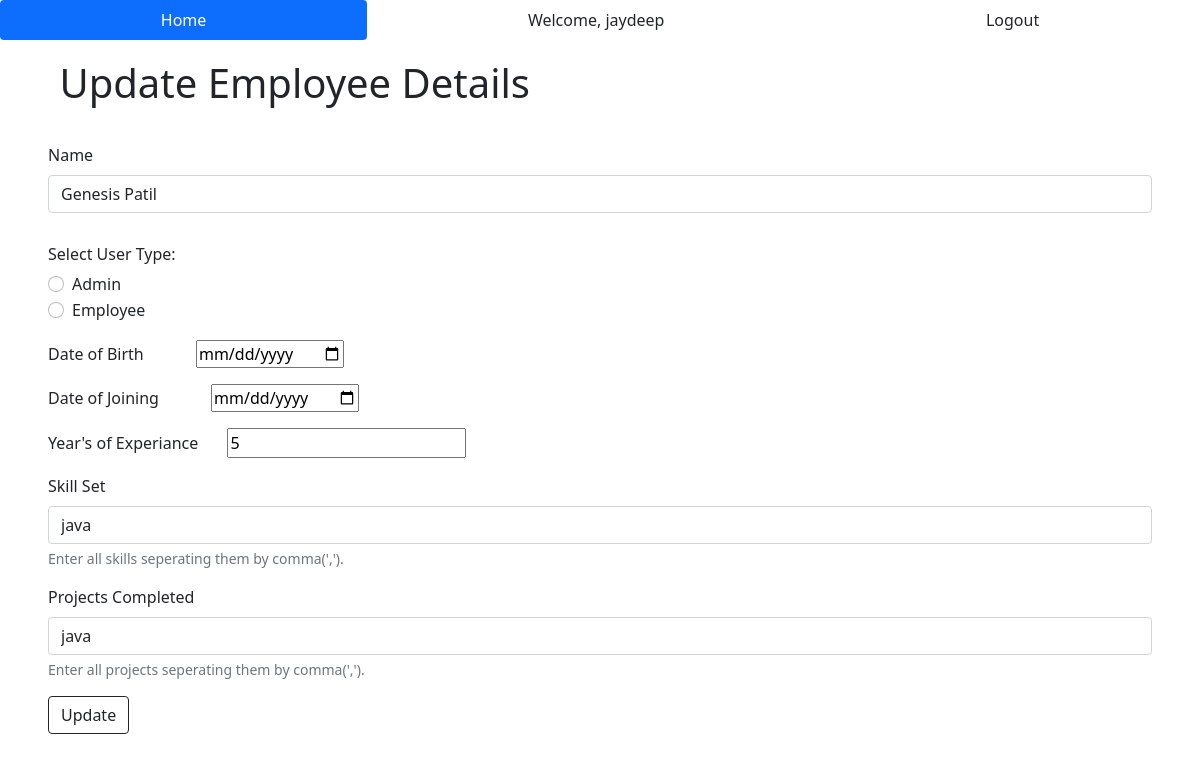
Page /update/200 (signed in) on the earlier database version.
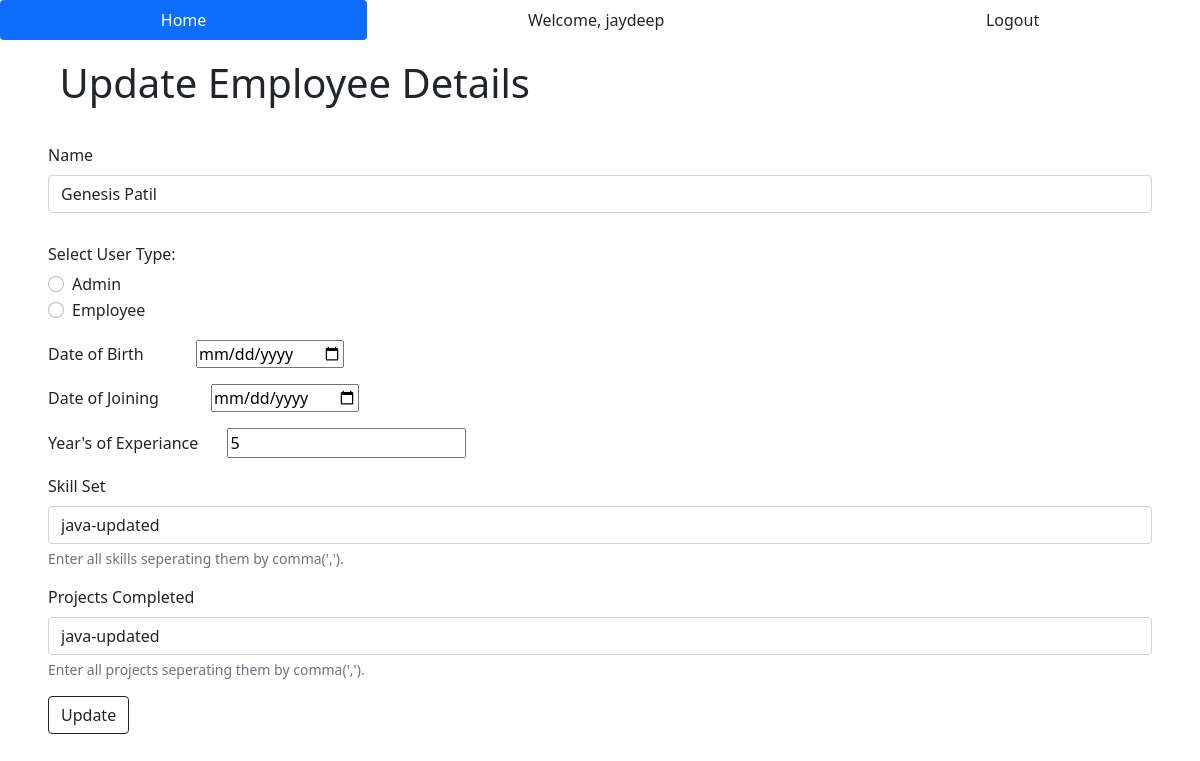
Same page on the later database version.
### EDMA/models.py (models this page shows, shortened)
class Employee(db.Model):
    emp_id = db.Column(db.Integer, primary_key=True)
    name = db.Column(db.String(25), nullable=False)
    user_type = db.Column(db.String(15), nullable=False, default='Employee')
    dob = db.Column(db.DateTime, nullable=False)
    doj = db.Column(db.DateTime, nullable=False)
    years = db.Column(db.Integer, nullable=False)
    skill_set = db.Column(db.String(125), nullable=False)
    projects = db.Column(db.String(125), nullable=False)
    user = db.relationship("User", backref='details', lazy='select', uselist=False)

### EDMA/routes.py (the view)
@app.route('/update/<int:id>', methods=['GET', 'POST'])
@login_required
def update_emp_usr(id):
    emp = Employee.query.get(id)
    if request.method == 'POST':                           #and current_user.details.user_type == "Employee"
        emp.name = request.form['emp_name']
        emp.user_type = request.form['user_type']
        emp.dob = datetime.strptime(request.form['dob'], '%Y-%m-%d')
        emp.doj = datetime.strptime(request.form['doj'], '%Y-%m-%d')
        emp.years = request.form['years']
        emp.skill_set = request.form['skill_set']
        emp.projects = request.form['projects']
        db.session.commit()
        flash(f'Employee details updated successfully!', category='success')
        return redirect(url_for('index'))
    else:
        return render_template('update.html', emp=emp)

### EDMA/models.py (called while the page is built)
@login_manager.user_loader
def load_user(user_id):
    return User.query.get(int(user_id))

### EDMA/templates/update.html (shortened to what this page needs)
{% extends 'base.html' %}
{% block body %}
<div class="container-fluid ps-5 pb-3 pt-2">
    <h1>Update Employee Details</h1>
</div>
  <div class="container-fluid px-5">
    <form action = "/update/{{emp.emp_id}}" method = "post">
      <div class="mb-3">
        <label for="emp_name" class="form-label">Name</label>
        <input type="text" class="form-control" id="emp_name" name="emp_name" value="{{emp.name}}">
      </div>
      <div class="usr_type_radio py-3">
        <h6>Select User Type:</h6>
        <div class="form-check">
          <input class="form-check-input" type="radio" name="user_type" id="option1" value="Admin">
          <label class="form-check-label" for="option1">
            Admin
          </label>
        </div>
        <div class="form-check">
          <input class="form-check-input" type="radio" name="user_type" id="option2" value="Employee">
          <label class="form-check-label" for="option2">
            Employee
          </label>
        </div>
      </div>
      <div class="dob_pick pb-3">
        <label class="pe-5" for="dob">Date of Birth</label>
        <input type="date" id="dob" name="dob" value="{{emp.dob}}">
      </div>
      <div class="doj_pick pb-3">
        <label class="pe-5" for="doj">Date of Joining</label>
        <input type="date" id="doj" name="doj" value="{{emp.doj}}">
      </div>
      <div class="exp_num pb-3">
        <label class="pe-4" for="years">Year's of Experiance</label>
        <input type="number" id="years" name="years" min="0" value="{{emp.years}}">
      </div>
      <div class="mb-3">
        <label for="skill_set" class="form-label">Skill Set</label>
        <input type="text" class="form-control" id="skill_set" name="skill_set" value="{{emp.skill_set}}">
        <div id="emailHelp" class="form-text">Enter all skills seperating them by comma(',').</div>
      </div>
      <div class="mb-3">
        <label for="projects" class="form-label">Projects Completed</label>
        <input type="text" class="form-control" id="projects" name="projects" value="{{emp.projects}}">
        <div id="emailHelp" class="form-text">Enter all projects seperating them by comma(',').</div>
      </div>
      <button type="submit" class="btn btn-outline-dark">Update</button>
    </form>
  </div>
{% endblock %}

Differences in the rows shown:
changed Employee "Genesis Patil": skill_set "java" → "java-updated"; projects "java" → "java-updated"
